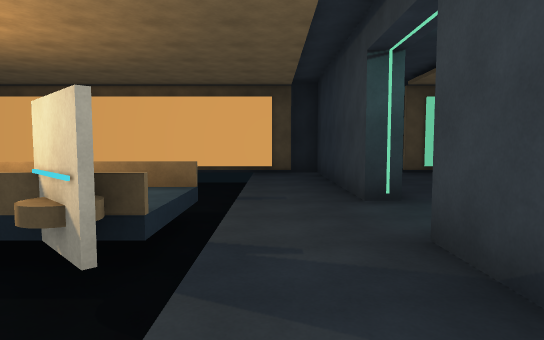
View 1 (above)

16 first-person views from a walk through a Unity game level. The camera is 1.5 m above the floor, tilts 4° down and sees 75° across. The floor is counted in squares, 2 m on a side. Each view is taken from the middle of a square. On the plan, view 1 faces up. The plan holds only what a view shows up to about 11 squares ahead; the rest is blank. The place goes on beyond the plan. The player character is not drawn. Door leaves are left out, so doorways stand open.

View 2
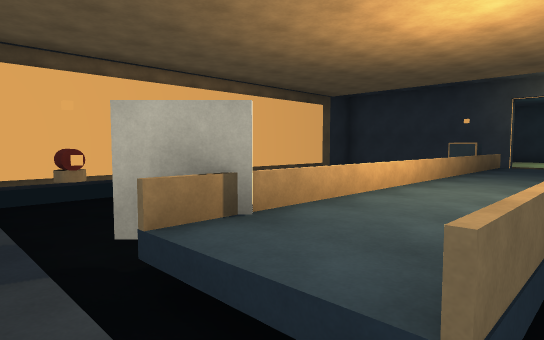

View 3
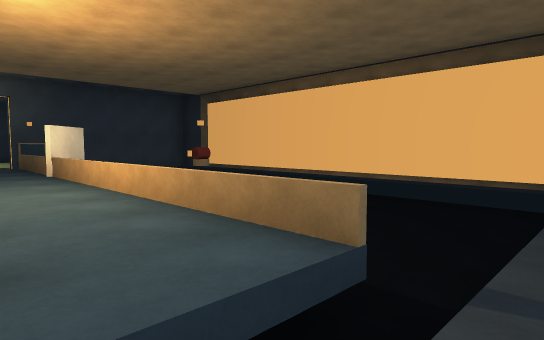

View 4
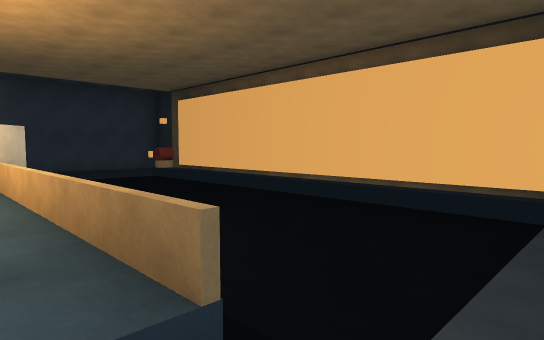

View 5
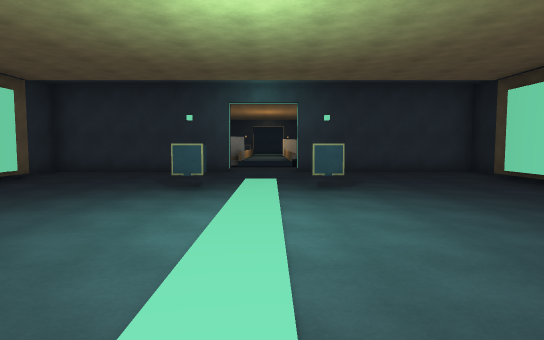

View 6
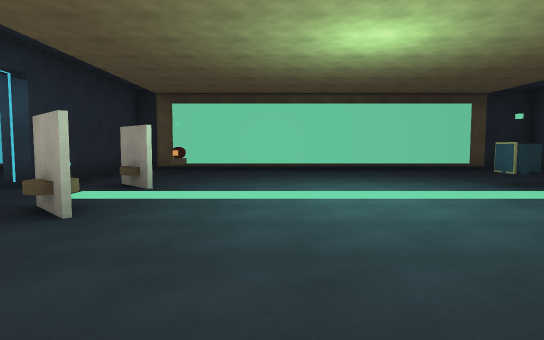

View 7
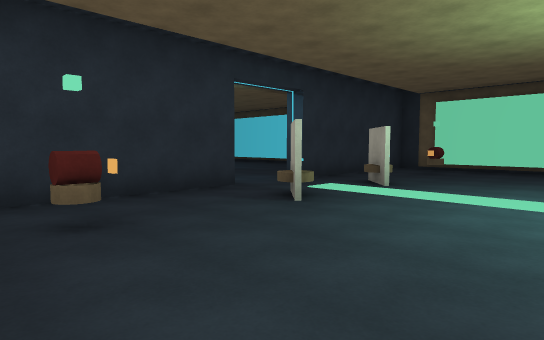

View 8
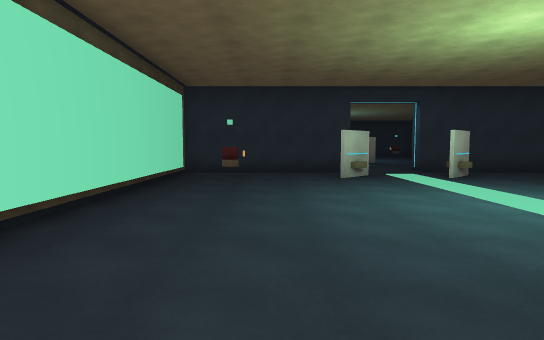

View 9
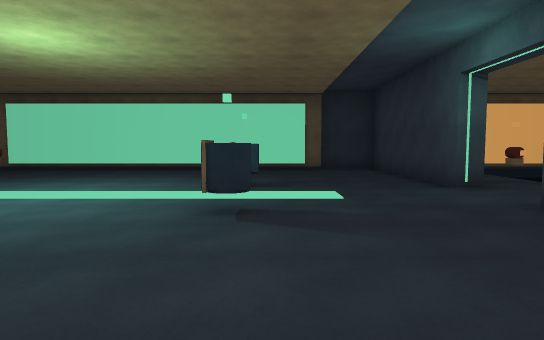

View 10
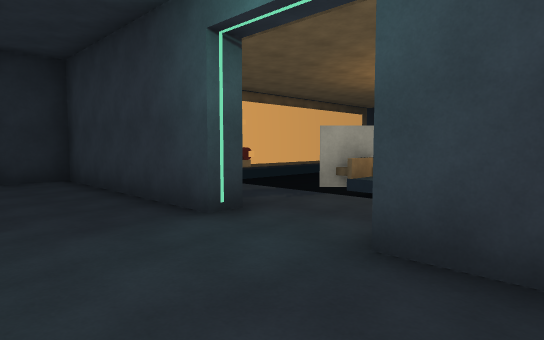

View 11
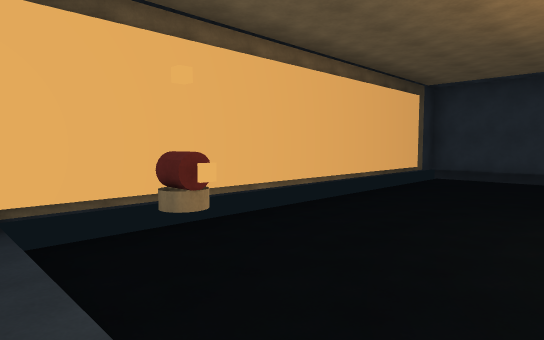

View 12
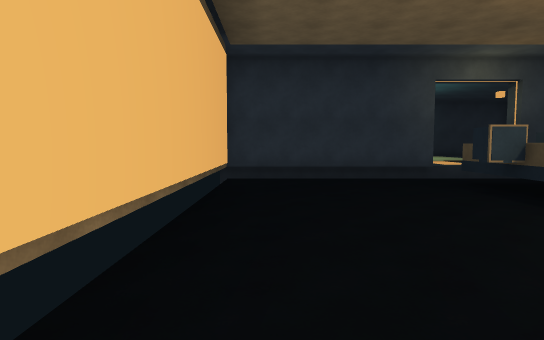

View 13
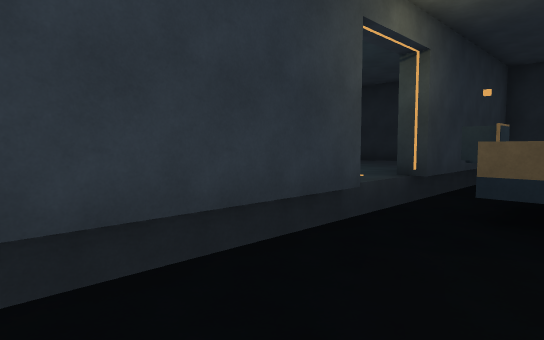

View 14
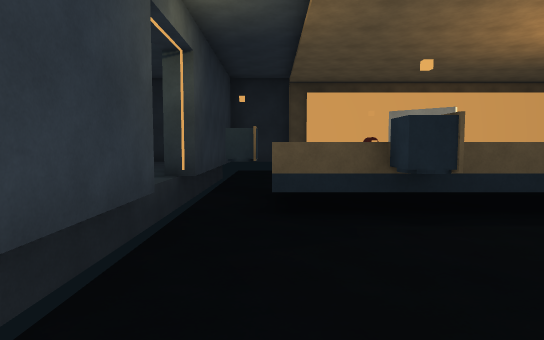

View 15
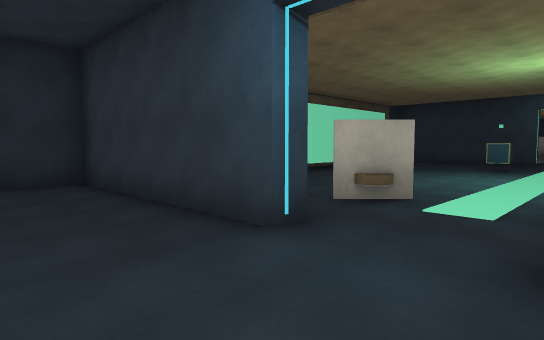

View 16
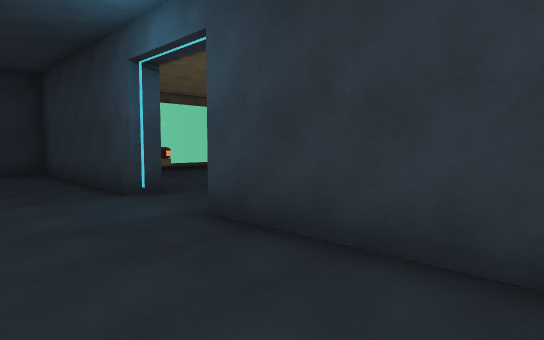

### Floor plan
Key: @ floor where view 1 was taken; # wall or solid block; x gap in a wall; . main floor; - floor 0.5 m lower than the main floor; D open door; = window, fence, low wall or low ledge; ^ raised ledge; O other object.
Columns run from 12 left of view 1 to 17 right of it. Each row starts with its distance up from view 1.
 10   #########################
  9  #          .#............#
  8  #         -.#..........O.#...
  7  #         -.#............#...
  6 ##         -.#............#...
  5 #O--#-------.#...O.......O#...
  4 DD^========^.DD...........DD..
  3 #D^O#######^.DD...........DD..
  2  #       -O-.#...O#.....Ox#...
  1  #       ---.#............#...
  0  #        O-@#..........O.#...
 -1  #--     - -.#............#..
 -2  #############..###########..
 -3              ####         ###

Positions as (right, up) in squares from view 1, and headings:
1: (0, 0), facing up
2: (0, 5), facing down-left
3: (0, 3), facing up-left
4: (0, 4), facing up-left
5: (12, 4), facing left
6: (10, 9), facing down
7: (9, 9), facing down-right
8: (4, 7), facing right
9: (5, 9), facing down
10: (4, 6), facing down-left
11: (0, 2), facing down-left
12: (-3, -1), facing left
13: (-9, -1), facing up-left
14: (-10, -1), facing up
15: (17, 5), facing down-left
16: (17, 8), facing down-left
